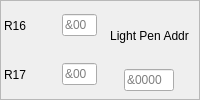
          <widget class="QFrame" name="frame">
           <property name="frameShape">
            <enum>QFrame::StyledPanel</enum>
           </property>
           <property name="frameShadow">
            <enum>QFrame::Raised</enum>
           </property>
           <layout class="QHBoxLayout" name="horizontalLayout_30">
            <property name="spacing">
             <number>-1</number>
            </property>
            <property name="leftMargin">
             <number>3</number>
            </property>
            <property name="topMargin">
             <number>3</number>
            </property>
            <property name="rightMargin">
             <number>3</number>
            </property>
            <property name="bottomMargin">
             <number>3</number>
            </property>
            <item>
             <widget class="QWidget" name="regs_617" native="true">
              <layout class="QVBoxLayout" name="verticalLayout_13">
               <property name="leftMargin">
                <number>0</number>
               </property>
               <property name="topMargin">
                <number>0</number>
               </property>
               <property name="rightMargin">
                <number>0</number>
               </property>
               <property name="bottomMargin">
                <number>0</number>
               </property>
               <item>
                <widget class="QWidget" name="reg_16" native="true">
                 <layout class="QHBoxLayout" name="horizontalLayout_29">
                  <property name="spacing">
                   <number>-1</number>
                  </property>
                  <property name="leftMargin">
                   <number>0</number>
                  </property>
                  <property name="topMargin">
                   <number>0</number>
                  </property>
                  <property name="rightMargin">
                   <number>0</number>
                  </property>
                  <property name="bottomMargin">
                   <number>0</number>
                  </property>
                  <item>
                   <widget class="QLabel" name="lbl_r16">
                    <property name="text">
                     <string>R16</string>
                    </property>
                   </widget>
                  </item>
                  <item>
                   <widget class="QLineEdit" name="txt_r16">
                    <property name="sizePolicy">
                     <sizepolicy hsizetype="Fixed" vsizetype="Fixed">
                      <horstretch>0</horstretch>
                      <verstretch>0</verstretch>
                     </sizepolicy>
                    </property>
                    <property name="minimumSize">
                     <size>
                      <width>30</width>
                      <height>0</height>
                     </size>
                    </property>
                    <property name="maximumSize">
                     <size>
                      <width>35</width>
                      <height>16777215</height>
                     </size>
                    </property>
                    <property name="inputMask">
                     <string notr="true"/>
                    </property>
                    <property name="maxLength">
                     <number>3</number>
                    </property>
                    <property name="readOnly">
                     <bool>true</bool>
                    </property>
                    <property name="placeholderText">
                     <string>&amp;00</string>
                    </property>
                   </widget>
                  </item>
                 </layout>
                </widget>
               </item>
               <item>
                <widget class="QWidget" name="reg_17" native="true">
                 <layout class="QHBoxLayout" name="horizontalLayout_31">
                  <property name="leftMargin">
                   <number>0</number>
                  </property>
                  <property name="topMargin">
                   <number>0</number>
                  </property>
                  <property name="rightMargin">
                   <number>0</number>
                  </property>
                  <property name="bottomMargin">
                   <number>0</number>
                  </property>
                  <item>
                   <widget class="QLabel" name="lbl_r17">
                    <property name="text">
                     <string>R17</string>
                    </property>
                   </widget>
                  </item>
                  <item>
                   <widget class="QLineEdit" name="txt_r17">
                    <property name="sizePolicy">
                     <sizepolicy hsizetype="Fixed" vsizetype="Fixed">
                      <horstretch>0</horstretch>
                      <verstretch>0</verstretch>
                     </sizepolicy>
                    </property>
                    <property name="minimumSize">
                     <size>
                      <width>30</width>
                      <height>0</height>
                     </size>
                    </property>
                    <property name="maximumSize">
                     <size>
                      <width>35</width>
                      <height>16777215</height>
                     </size>
                    </property>
                    <property name="maxLength">
                     <number>3</number>
                    </property>
                    <property name="readOnly">
                     <bool>true</bool>
                    </property>
                    <property name="placeholderText">
                     <string>&amp;00</string>
                    </property>
                   </widget>
                  </item>
                 </layout>
                </widget>
               </item>
              </layout>
             </widget>
            </item>
            <item>
             <widget class="QWidget" name="widget_3" native="true">
              <layout class="QVBoxLayout" name="verticalLayout_3">
               <property name="spacing">
                <number>-1</number>
               </property>
               <property name="leftMargin">
                <number>5</number>
               </property>
               <property name="topMargin">
                <number>5</number>
               </property>
               <property name="rightMargin">
                <number>5</number>
               </property>
               <property name="bottomMargin">
                <number>5</number>
               </property>
               <item alignment="Qt::AlignHCenter">
                <widget class="QLabel" name="lbl_lp_addr">
                 <property name="sizePolicy">
                  <sizepolicy hsizetype="Fixed" vsizetype="Preferred">
                   <horstretch>0</horstretch>
                   <verstretch>0</verstretch>
                  </sizepolicy>
                 </property>
                 <property name="text">
                  <string>Light Pen Addr</string>
                 </property>
                 <property name="alignment">
                  <set>Qt::AlignCenter</set>
                 </property>
                </widget>
               </item>
               <item alignment="Qt::AlignHCenter">
                <widget class="QLineEdit" name="txt_lp_addr">
                 <property name="sizePolicy">
                  <sizepolicy hsizetype="Fixed" vsizetype="Fixed">
                   <horstretch>0</horstretch>
                   <verstretch>0</verstretch>
                  </sizepolicy>
                 </property>
                 <property name="minimumSize">
                  <size>
                   <width>50</width>
                   <height>0</height>
                  </size>
                 </property>
                 <property name="maximumSize">
                  <size>
                   <width>50</width>
                   <height>16777215</height>
                  </size>
                 </property>
                 <property name="maxLength">
                  <number>5</number>
                 </property>
                 <property name="readOnly">
                  <bool>true</bool>
                 </property>
                 <property name="placeholderText">
                  <string>&amp;0000</string>
                 </property>
                </widget>
               </item>
              </layout>
             </widget>
            </item>
           </layout>
          </widget>
